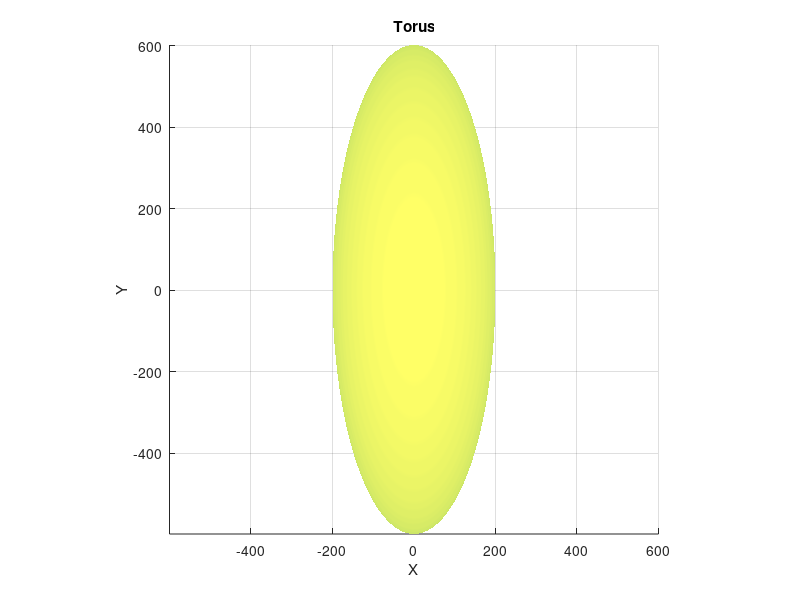

The MATLAB source for this figure: (Note: this script raises an error after producing the figure.)
%% Parameterize an Ellipse R2

t = linspace(0,2*pi,1000);
z = linspace(0,1,1000);
z1 = linspace(-1,0,1000);
w = linspace(0,sqrt(2),1000);
w1 = linspace(-sqrt(2),0,1000);
a = 1;
b = 1;
x0 = 0;
y0 = 0;
x = @(t) x0 + a*cos(t);
y = @(t) y0 + b*sin(t);

y1 = z-1;
y2 = -z1-1;
y3 = -z+1;
y4 = z1+1;

y5 = w - sqrt(2);
y6 = -w1 -sqrt(2);
y7 = -w + sqrt(2);
y8 = w1 + sqrt(2);

figure
hold on
grid on
plot(x(t),y(t));
plot(z,y1,'r');
plot(z1,y2,'r');
plot(z,y3,'r');
plot(z1,y4,'r');
plot(w,y5,'r');
plot(w1,y6,'r');
plot(w,y7,'r');
plot(w1,y8,'r');
axis equal

%% Parameterize a Sphere and Flux

% Parameterization
theta = linspace(0,2*pi);
phi = linspace(0,pi);
[t,p] = meshgrid(theta,phi); % create meshgrid of angles
r = 1;
x0 = 0; % x0 -> y0 make up the initial point
y0 = 0;
z0 = 0;
x = @(t,p) x0 + r*sin(p)*cos(t); % parameterization of sphere
y = @(t,p) y0 + r*sin(p)*sin(t);
z = @(t,p) z0 + r*cos(p);
norm = @(t,p) sqrt(x(t,p).^2 + y(t,p).^2 + z(t,p).^2);

% Electric field evaluated on the sphere
Ex = @(t,p) (1/(4*pi))*x(t,p)./((norm(t,p)).^3);
Ey = @(t,p) (1/(4*pi))*y(t,p)./((norm(t,p)).^3);
Ez = @(t,p) (1/(4*pi))*z(t,p)./((norm(t,p)).^3);
dydz = @(t,p) -(r^2)*cos(t)*sin(p)^2;
dxdz = @(t,p) (r^2)*sin(t)*sin(p)^2;
dxdy = @(t,p) -(r^2)*sin(p)*cos(p);
flux_form = @(t,p) Ex(t,p).*dydz(t,p) - Ey(t,p).*dxdz(t,p) + Ez(t,p).*dxdy(t,p);
flux = dblquad(flux_form,0,2*pi,0,pi);

surf(x(t,p),y(t,p),z(t,p));
colormap('spring');
shading interp
axis square

%% Parameterize Ellipsoid and Flux in R3

% Parameterization
theta = linspace(0,2*pi);
phi = linspace(0,pi);
[t,p] = meshgrid(theta,phi); % create meshgrid of angles
a = 2;
b = 6;
c = 3;
x0 = 1; % x0 -> y0 make up the initial point
y0 = 2;
z0 = 10;
x = @(t,p) x0 + a*sin(p)*cos(t); % parameterization of ellipsoid
y = @(t,p) y0 + b*sin(p)*sin(t);
z = @(t,p) z0 + c*cos(p);
norm = @(t,p) sqrt(x(t,p).^2 + y(t,p).^2 + z(t,p).^2);

% Electric field evaluated on the ellipsoid
Ex = @(t,p) (1/(4*pi))*x(t,p)./((norm(t,p)).^3);
Ey = @(t,p) (1/(4*pi))*y(t,p)./((norm(t,p)).^3);
Ez = @(t,p) (1/(4*pi))*z(t,p)./((norm(t,p)).^3);
dydz = @(t,p) -(b*c)*cos(t)*sin(p)^2;
dxdz = @(t,p) (a*c)*sin(t)*sin(p)^2;
dxdy = @(t,p) -(a*b)*sin(p)*cos(p);
flux_form = @(t,p) Ex(t,p).*dydz(t,p) - Ey(t,p).*dxdz(t,p) + Ez(t,p).*dxdy(t,p);
flux = dblquad(flux_form,0,2*pi,0,pi);

surf(x(t,p),y(t,p),z(t,p));
colormap('summer');
shading interp

%% Parameterizing a Torus

theta = linspace(0,2*pi,50);
psi = linspace(0,2*pi,50);
[p,t] = meshgrid(psi,theta); % create meshgrid of angles
r = 5; % radius from the center of the torus to the center of the tube
rho = 2; % radius of the center of the tube
x0 = 1; % x0 -> z0 comprise initial point
y0 = 1;
z0 = 3;
x = (r + rho.*cos(t)).*cos(p) + x0; % parameterization of torus
y = (r + rho.*cos(t)).*sin(p) + y0;
z = rho.*sin(t) + z0;


surf(x,y,z);
daspect([1 1 1]) % preserves the shape of torus
colormap('summer') % change color appearance 
shading interp
material metal
title('Torus')
xlabel('X');ylabel('Y');zlabel('Z');

%% Flux through a Torus

theta = linspace(0,2*pi);
psi = linspace(0,2*pi);
[p,t] = meshgrid(psi,theta); % create meshgrid of angles
r = 2; % radius from the center of the torus to the center of the tube
rho = 1; % radius of the center of the tube
x0 = 2; % x0 -> z0 comprise initial point
y0 = 0;
z0 = 0;
x = @(t,p) (r + rho.*cos(t)).*cos(p) + x0; % parameterization of torus
y = @(t,p) (r + rho.*cos(t)).*sin(p) + y0;
z = @(t,p) rho.*sin(t) + z0;
norm = @(t,p) sqrt(x(t,p).^2 + y(t,p).^2 + z(t,p).^2);

% Electric field evaluated on the ellipsoid
Ex = @(t,p) (1/(4*pi))*x(t,p)./((norm(t,p)).^3);
Ey = @(t,p) (1/(4*pi))*y(t,p)./((norm(t,p)).^3);
Ez = @(t,p) (1/(4*pi))*z(t,p)./((norm(t,p)).^3);
dydz = @(t,p) -(rho.*cos(t)).*(r.*cos(p) + rho.*cos(t).*cos(p));
dxdz = @(t,p) -(rho*cos(t)).*(-r.*sin(p) - rho.*cos(t).*cos(p));
dxdy = @(t,p) -rho.*sin(t).*cos(p).*(r.*cos(p) + rho.*cos(t).*cos(p)) ...
        + rho.*sin(t).*sin(p).*(-r.*sin(p) - rho.*cos(t).*sin(p));
flux_form = @(t,p) Ex(t,p).*dydz(t,p) - Ey(t,p).*dxdz(t,p) + Ez(t,p).*dxdy(t,p);
flux = dblquad(flux_form,0,2*pi,0,2*pi);

%% Exam 2 exercise 1

% The Field
h = 0.01;
n = 100;
m = 100;
[x,y] = meshgrid(-5:h:5);
for ii = 1:n
    u(ii,:) = ((x(ii,:)-ii).^2)/sqrt((x(ii,:)-ii).^2 + (y(ii,:)-ii).^2);
    for jj = 1:m
        v(jj,:) = ((y(jj,:)-jj).^2)/sqrt((x(jj,:)-jj).^2 + (y(jj,:)-jj).^2);
    end
end

% Divergence through the interior
divF = divergence(x,y,u,v);
divcircle = divF(x.^2 + y.^2 <= (u.^2 + v.^2));
flux_from_div = sum(divcircle)*h^2;